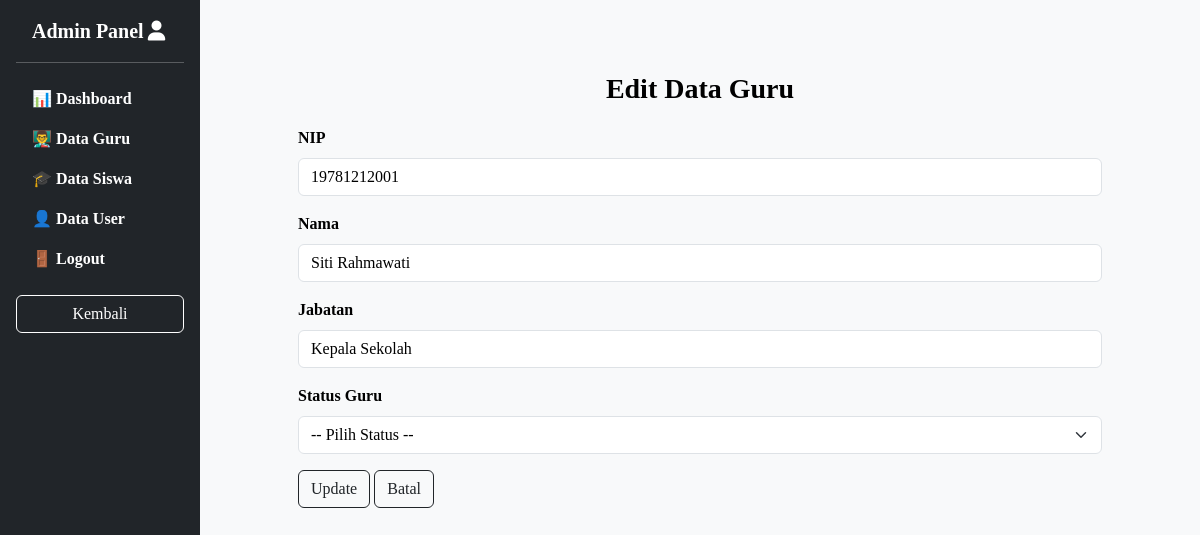
Page /admin/editguru.php?id=1 on the committed database.
### tables this page shows
CREATE TABLE data_guru (
  id INT AUTO_INCREMENT PRIMARY KEY,
  nip VARCHAR(32) NOT NULL,
  nama  VARCHAR(100) NOT NULL,
  jenis_kelamin enum('laki-laki','perempuan') NOT NULL,
  alamat TEXT NOT NULL,
  jabatan VARCHAR(64) NOT NULL,
  statuss VARCHAR(16) NOT NULL
);

### admin/editguru.php (the view, shortened to what this page needs)
<?php
include 'config.php';
$id = $_GET['id'];
$result = mysqli_query($conn, "SELECT * FROM data_guru WHERE id=$id");
$data = mysqli_fetch_assoc($result);
?>
<!DOCTYPE html>
<html lang="id">
<head>
    <link href="https://cdn.jsdelivr.net/npm/bootstrap@5.3.2/dist/css/bootstrap.min.css" rel="stylesheet">
    <link href="https://cdn.jsdelivr.net/npm/bootstrap-icons@1.10.5/font/bootstrap-icons.css" rel="stylesheet">
    <link href="https://unpkg.com/aos@2.3.1/dist/aos.css" rel="stylesheet">
    <link rel="stylesheet" href="https://cdnjs.cloudflare.com/ajax/libs/font-awesome/6.5.0/css/all.min.css">
    <link rel="stylesheet" href="editguru.css">
    <link rel="stylesheet" href="https://cdn.jsdelivr.net/npm/swiper@11/swiper-bundle.min.css"/>
</head>
<body class="bg-light" data-aos="fade-in">
    <div class="d-flex">
        <div class="col-md-3 col-lg-2 p-0">
            <?php include 'sidebar.php'; ?>
        </div>
        <div class="container p-5 rounded mb-5 mt-4" style="width: 75%; height: max-content; margin: 0 auto; display: block;">
            <h3 class="fw-bold">Edit Data Guru</h3>
            <form method="POST">
                <div class="mb-3">
                    <label class="form-label">NIP</label>
                    <input type="text" name="nip" class="form-control" value="<?= $data['nip'] ?>" required>
                </div>
                <div class="mb-3">
                    <label class="form-label">Nama</label>
                    <input type="text" name="nama" class="form-control" value="<?= $data['nama'] ?>" required>
                </div>
                <div class="mb-3">
                    <label class="form-label">Jabatan</label>
                    <input type="text" name="jabatan" class="form-control" value="<?= $data['jabatan'] ?>" required>
                </div>
                <div class="mb-3">
                    <label class="form-label">Status Guru</label>
                    <select name="statuss" class="form-select" required>
                        <option value="">-- Pilih Status --</option>
                    </select>
                </div>
                <button type="update" name="update" class="btn dynamic-btn">Update</button>
                <a href="dataguru.php" class="btn dynamic-btn">Batal</a>
            </form>
        </div>
    </div>
</body>
</html>

### admin/editguru.css (style rules this page uses)
body { font-family: 'Pretendard-Regular'; font-optical-sizing: auto; font-weight: 700; font-style: normal; background-color: var(--bs-body-bg); color: var(--bs-body-color); transition: all 0.4s ease; overflow-x: hidden; }
:root { --bs-body-bg: white; --bs-body-color: black; }
body h3 { text-align: center; margin-bottom: 20px; }
.dynamic-btn { color: #212529; border: 1px solid #212529; background-color: transparent; animation: 0.5s ease-in-out; width: fit-content; }

### admin/sidebar.css (style rules this page uses)
body { font-family: 'Pretendard-Regular'; font-optical-sizing: auto; font-weight: 700; font-style: normal; background-color: var(--bs-body-bg); color: var(--bs-body-color); transition: all 0.4s ease; overflow-x: hidden; }
:root { --bs-body-bg: white; --bs-body-color: black; }
.dynamic-btn { color: #212529; border: 1px solid #212529; background-color: transparent; animation: 0.5s ease-in-out; width: fit-content; }

### rows in the picture
data_guru: nip "19781212001", nama "Siti Rahmawati", jabatan "Kepala Sekolah"
